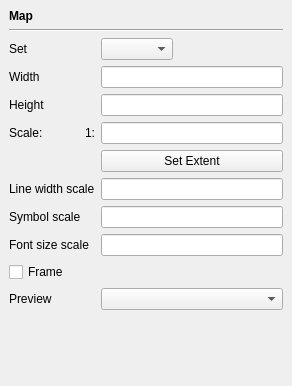
<ui version="4.0" >
 <class>QgsComposerMapBase</class>
 <widget class="QWidget" name="QgsComposerMapBase" >
  <property name="geometry" >
   <rect>
    <x>0</x>
    <y>0</y>
    <width>292</width>
    <height>386</height>
   </rect>
  </property>
  <property name="sizePolicy" >
   <sizepolicy>
    <hsizetype>7</hsizetype>
    <vsizetype>7</vsizetype>
    <horstretch>0</horstretch>
    <verstretch>0</verstretch>
   </sizepolicy>
  </property>
  <property name="windowTitle" >
   <string>Map options</string>
  </property>
  <layout class="QGridLayout" >
   <property name="margin" >
    <number>9</number>
   </property>
   <property name="spacing" >
    <number>6</number>
   </property>
   <item row="12" column="2" >
    <spacer>
     <property name="orientation" >
      <enum>Qt::Vertical</enum>
     </property>
     <property name="sizeHint" >
      <size>
       <width>20</width>
       <height>40</height>
      </size>
     </property>
    </spacer>
   </item>
   <item row="6" column="0" colspan="2" >
    <widget class="QLabel" name="label_3" >
     <property name="sizePolicy" >
      <sizepolicy>
       <hsizetype>7</hsizetype>
       <vsizetype>5</vsizetype>
       <horstretch>0</horstretch>
       <verstretch>0</verstretch>
      </sizepolicy>
     </property>
     <property name="text" >
      <string/>
     </property>
    </widget>
   </item>
   <item row="6" column="2" >
    <widget class="QPushButton" name="mSetCurrentExtentButton" >
     <property name="sizePolicy" >
      <sizepolicy>
       <hsizetype>7</hsizetype>
       <vsizetype>0</vsizetype>
       <horstretch>0</horstretch>
       <verstretch>0</verstretch>
      </sizepolicy>
     </property>
     <property name="toolTip" >
      <string>Set map extent to current extent in QGIS map canvas</string>
     </property>
     <property name="text" >
      <string>Set Extent</string>
     </property>
    </widget>
   </item>
   <item row="5" column="1" >
    <widget class="QLabel" name="label" >
     <property name="text" >
      <string>1:</string>
     </property>
     <property name="alignment" >
      <set>Qt::AlignRight|Qt::AlignTrailing|Qt::AlignVCenter</set>
     </property>
    </widget>
   </item>
   <item row="5" column="0" >
    <widget class="QLabel" name="label_2" >
     <property name="sizePolicy" >
      <sizepolicy>
       <hsizetype>5</hsizetype>
       <vsizetype>5</vsizetype>
       <horstretch>0</horstretch>
       <verstretch>0</verstretch>
      </sizepolicy>
     </property>
     <property name="text" >
      <string>Scale:</string>
     </property>
    </widget>
   </item>
   <item row="9" column="2" >
    <widget class="QLineEdit" name="mFontScaleLineEdit" />
   </item>
   <item row="8" column="2" >
    <widget class="QLineEdit" name="mSymbolScaleLineEdit" />
   </item>
   <item row="7" column="2" >
    <widget class="QLineEdit" name="mWidthScaleLineEdit" >
     <property name="enabled" >
      <bool>true</bool>
     </property>
     <property name="toolTip" >
      <string>Width of one unit in millimeters</string>
     </property>
    </widget>
   </item>
   <item row="5" column="2" >
    <widget class="QLineEdit" name="mScaleLineEdit" />
   </item>
   <item row="2" column="2" >
    <widget class="QComboBox" name="mCalculateComboBox" >
     <property name="enabled" >
      <bool>true</bool>
     </property>
     <property name="sizePolicy" >
      <sizepolicy>
       <hsizetype>0</hsizetype>
       <vsizetype>0</vsizetype>
       <horstretch>0</horstretch>
       <verstretch>0</verstretch>
      </sizepolicy>
     </property>
     <property name="minimumSize" >
      <size>
       <width>0</width>
       <height>0</height>
      </size>
     </property>
    </widget>
   </item>
   <item row="2" column="0" >
    <widget class="QLabel" name="textLabel1_3" >
     <property name="text" >
      <string>Set</string>
     </property>
     <property name="buddy" >
      <cstring>mCalculateComboBox</cstring>
     </property>
    </widget>
   </item>
   <item row="1" column="0" colspan="3" >
    <widget class="Line" name="line1" >
     <property name="frameShape" >
      <enum>QFrame::HLine</enum>
     </property>
     <property name="frameShadow" >
      <enum>QFrame::Sunken</enum>
     </property>
     <property name="orientation" >
      <enum>Qt::Horizontal</enum>
     </property>
    </widget>
   </item>
   <item row="0" column="0" colspan="3" >
    <widget class="QLabel" name="mNameLabel" >
     <property name="text" >
      <string>&lt;b>Map&lt;/b></string>
     </property>
    </widget>
   </item>
   <item row="4" column="0" >
    <widget class="QLabel" name="textLabel2" >
     <property name="text" >
      <string>Height</string>
     </property>
     <property name="buddy" >
      <cstring>mHeightLineEdit</cstring>
     </property>
    </widget>
   </item>
   <item row="4" column="2" >
    <widget class="QLineEdit" name="mHeightLineEdit" />
   </item>
   <item row="3" column="0" >
    <widget class="QLabel" name="textLabel1" >
     <property name="text" >
      <string>Width</string>
     </property>
     <property name="buddy" >
      <cstring>mWidthLineEdit</cstring>
     </property>
    </widget>
   </item>
   <item row="3" column="2" >
    <widget class="QLineEdit" name="mWidthLineEdit" />
   </item>
   <item row="7" column="0" colspan="2" >
    <widget class="QLabel" name="textLabel1_4" >
     <property name="text" >
      <string>Line width scale</string>
     </property>
     <property name="buddy" >
      <cstring>mWidthScaleLineEdit</cstring>
     </property>
    </widget>
   </item>
   <item row="8" column="0" colspan="2" >
    <widget class="QLabel" name="textLabel1_2" >
     <property name="text" >
      <string>Symbol scale</string>
     </property>
     <property name="buddy" >
      <cstring>mSymbolScaleLineEdit</cstring>
     </property>
    </widget>
   </item>
   <item row="9" column="0" colspan="2" >
    <widget class="QLabel" name="textLabel2_2" >
     <property name="text" >
      <string>Font size scale</string>
     </property>
     <property name="buddy" >
      <cstring>mFontScaleLineEdit</cstring>
     </property>
    </widget>
   </item>
   <item row="10" column="0" colspan="3" >
    <widget class="QCheckBox" name="mFrameCheckBox" >
     <property name="text" >
      <string>Frame</string>
     </property>
    </widget>
   </item>
   <item row="11" column="0" colspan="2" >
    <widget class="QLabel" name="textLabel1_5" >
     <property name="text" >
      <string>Preview</string>
     </property>
     <property name="buddy" >
      <cstring>mPreviewModeComboBox</cstring>
     </property>
    </widget>
   </item>
   <item row="11" column="2" >
    <widget class="QComboBox" name="mPreviewModeComboBox" >
     <property name="sizePolicy" >
      <sizepolicy>
       <hsizetype>7</hsizetype>
       <vsizetype>0</vsizetype>
       <horstretch>0</horstretch>
       <verstretch>0</verstretch>
      </sizepolicy>
     </property>
    </widget>
   </item>
  </layout>
 </widget>
 <layoutdefault spacing="6" margin="11" />
 <pixmapfunction>qPixmapFromMimeSource</pixmapfunction>
 <tabstops>
  <tabstop>mCalculateComboBox</tabstop>
  <tabstop>mWidthLineEdit</tabstop>
  <tabstop>mHeightLineEdit</tabstop>
  <tabstop>mSetCurrentExtentButton</tabstop>
  <tabstop>mWidthScaleLineEdit</tabstop>
  <tabstop>mSymbolScaleLineEdit</tabstop>
  <tabstop>mFontScaleLineEdit</tabstop>
  <tabstop>mFrameCheckBox</tabstop>
  <tabstop>mPreviewModeComboBox</tabstop>
 </tabstops>
 <resources/>
 <connections/>
</ui>
